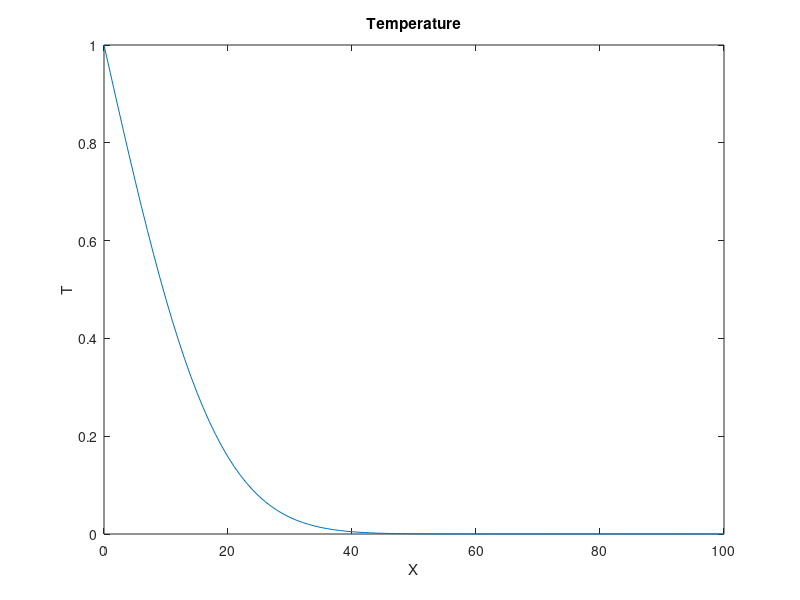
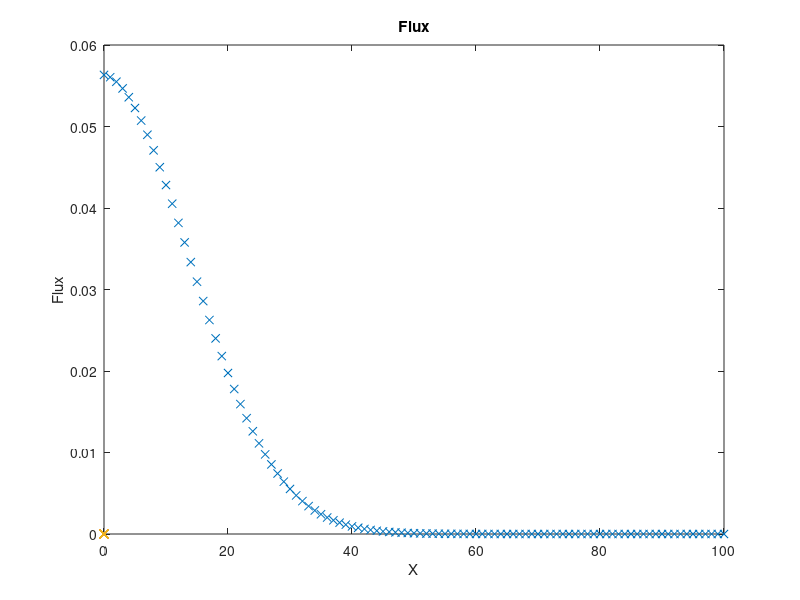

MATLAB code to generate these figures, in order:
%Chapter 5,
% Finit-Difference 1D, diffusion equation
clear all; close all;
m=101;
dx=1.;
dx2=dx*dx;
dt=0.5;
alpha=0.50;
Twall=1.0;
T=zeros(m);To=zeros(m);
x=zeros(m);fluxq=zeros(m);
x(1)=0.0;
T(1)=Twall; To(1)=Twall;
for i=1:m-1
x(i+1)=x(i)+dx;
end
nstep=400;
for kk=1:nstep
for i=2:m-1
T(i)=To(i)+dt*alpha*(To(i+1)-2.*To(i)+To(i-1))/dx2;
end
%update
for k=2:m-1
To(k)=T(k);
end
To(m)=T(m-1);
end
%Flux:
for k=1:m-1
fluxq(k)=(To(k)-To(k+1)/dx);
end
fluxq(m)=fluxq(m-1);
figure(1)
plot(x,To)
title('Temperature')
xlabel('X')
ylabel('T')
figure(2)
plot(x,fluxq,'x')
title('Flux')
xlabel('X')
ylabel('Flux')
